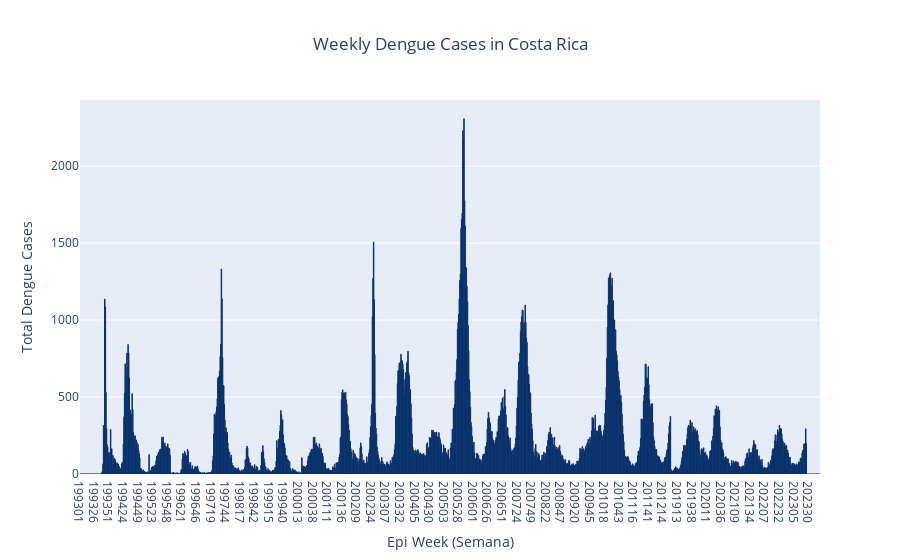

The code cell stored with this chart in its notebook:
### Code cell
from plotly.subplots import make_subplots
import plotly.graph_objects as go

fig = make_subplots(specs=[[{"secondary_y": False}]])

fig.add_trace(go.Bar(x=allClimateDF['EPI_2'], y=allClimateDF['CASES'],
                     name='Total Dengue Cases',
                     marker_color = 'lightgrey',
                     marker_line_color='rgb(8,48,107)',
                     marker_line_width=1),
              row = 1, col = 1)

# fig.add_trace(go.Scatter(x=allClimateDF['EPI'], y=allClimateDF['tp'], line=dict(color='crimson'), name='Total Precipitation (m)'),
              # row = 1, col = 1, secondary_y=True)
# add labels
fig.update_xaxes(title_text="Epi Week (Semana)")
fig.update_yaxes(title_text="Total Dengue Cases")
# fig.update_yaxes(title_text="Total Precipitation (m)", color="crimson",secondary_y=True)
# add a title
fig.update_layout(title_text="Weekly Dengue Cases in Costa Rica", title_x=0.5)
# fig.write_html("Weekly_Rain_Dengue.html")
fig.show()

### Figure 1 — Plotly figure (JSON) as saved in the notebook; plotly's stock layout.template omitted (floating-point values rounded to 4 significant figures; data arrays with more than 128 entries replaced by an {"elided": "..."} marker saying what was removed)
{"data": [{"marker": {"color": "lightgrey", "line": {"color": "rgb(8,48,107)", "width": 1}}, "name": "Total Dengue Cases", "type": "bar", "x": {"elided": "1269 str values"}, "xaxis": "x", "y": {"elided": "1269 int values"}, "yaxis": "y"}], "layout": {"title": {"text": "Weekly Dengue Cases in Costa Rica", "x": 0.5}, "xaxis": {"anchor": "y", "domain": [0, 1], "title": {"text": "Epi Week (Semana)"}}, "yaxis": {"anchor": "x", "domain": [0, 1], "title": {"text": "Total Dengue Cases"}}}}
